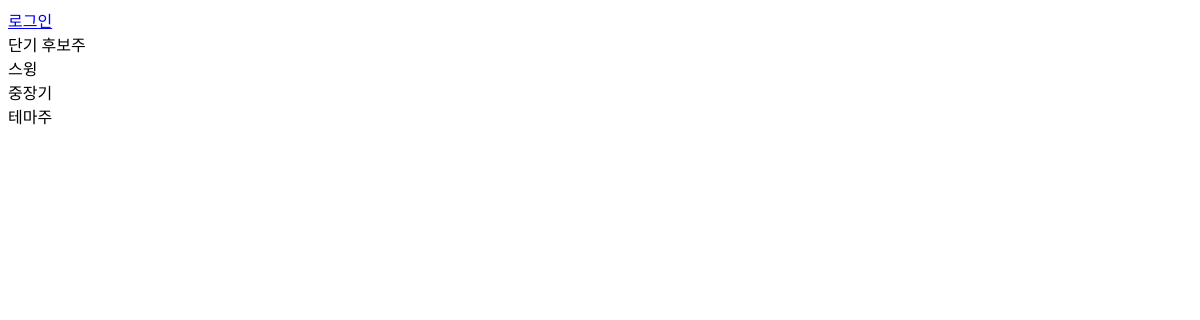
Page /stockcard/ on the earlier database version.
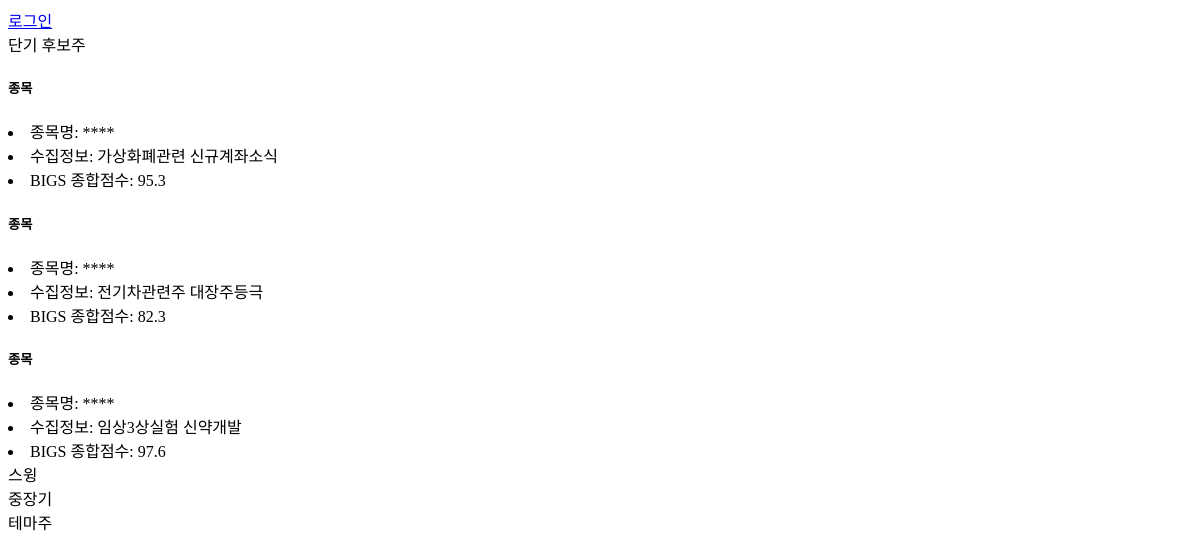
Same page on the later database version.
### stocks/models.py (models this page shows, shortened)
class StockCard(models.Model):
	category = models.CharField(max_length=10)
	name = models.CharField(max_length=30)
	code = models.CharField(max_length=10)
	theme = models.TextField()
	bigs_score = models.DecimalField(max_digits=3, decimal_places=1)

### stocks/views.py (the view)
# urls.py: path('stockcard/', views.stockcard),
def stockcard(request):
	stocks1 = StockCard.objects.filter(category="단기후보주")
	stocks2 = StockCard.objects.filter(category="스윙")
	stocks3 = StockCard.objects.filter(category="중장기")
	stocks4 = StockCard.objects.filter(category="테마주")
	context = {'stocks1':stocks1, 'stocks2':stocks2, 'stocks3':stocks3, 'stocks4':stocks4}
	return render(request, 'stocks/stockcard.html', context)

### stocks/templates/stocks/stockcard.html (shortened to what this page needs)
<!DOCTYPE html>
<html lang="ko">
<head>
	<link rel="stylesheet" type="text/css" href="/static/stocks/style_stockcard.css" />
</head>
<body>
	<div class="login">
		<a href="#">로그인</a>
	</div>
	<div class="box box2">
		<div class="card card1">
			<span>단기 후보주</span>
			{% for stock in stocks1 %}
			<div>
				<h5>종목</h5>
				{% if user.is_ative %}
				<li>종목명: {{stock.name}}</li>
				{% else %}
				<li>종목명: ****</li>
				{% endif %}
				<li>수집정보: {{stock.theme}}</li>
				<li>BIGS 종합점수: {{stock.bigs_score}}</li>
			</div>
			{% endfor %}
		</div>
		<div class="card card2">
			<span>스윙</span>
		</div>
		<div class="card card3">
			<span>중장기</span>
		</div>
		<div class="card card4">
			<span>테마주</span>
		</div>
	</div>
</body>
</html>

Differences in the rows shown:
now on this page (row edited): StockCard: theme "가상화폐관련 신규계좌소식", bigs_score "95.3"
now on this page (row edited): StockCard: theme "전기차관련주 대장주등극", bigs_score "82.3"
now on this page (row edited): StockCard: theme "임상3상실험 신약개발", bigs_score "97.6"
